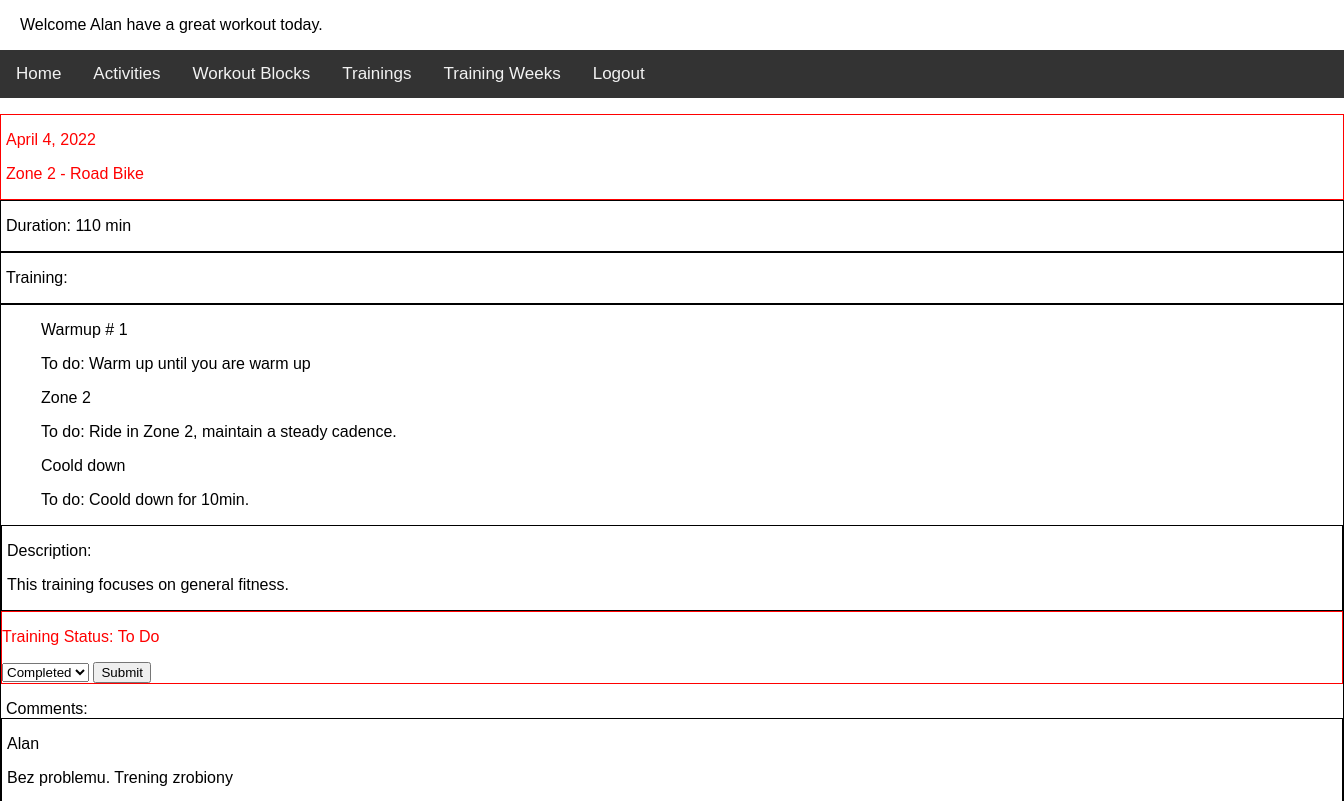
The app's page /trainingz_app/training_day/1/ (signed in, upper part), older data.
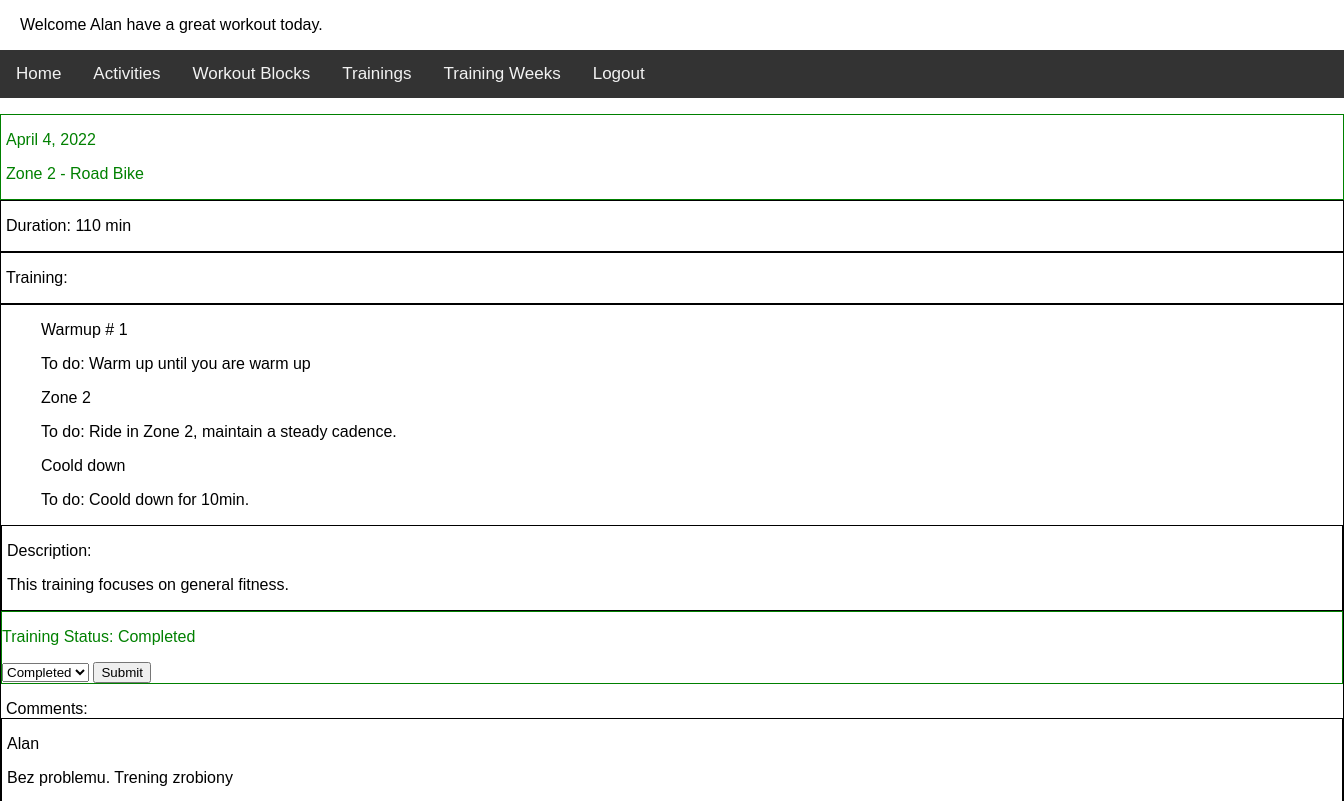
The same page, newer data.
### trainingz_app/models.py (models this page shows, shortened)
class TrainingDay(models.Model):
    training = models.ForeignKey(Training, on_delete=models.CASCADE)
    date = models.DateField()
    completed = models.CharField(
        max_length=15, choices=TO_DO_COMPLETED, default="To Do"
    )

class Training(models.Model):
    name = models.CharField(max_length=50)
    activity = models.ForeignKey(Activity, on_delete=models.CASCADE)
    description = models.TextField()
    workout_blocks = models.ManyToManyField(WorkoutBlock)
    def __str__(self):
        return self.name

class Activity(models.Model):
    name = models.CharField(max_length=40)
    def __str__(self):
        return self.name

### trainingz_app/views.py (the view, shortened to what this page needs)
class ShowDetailTrainingDayView(LoginRequiredMixin, View):
    def get(self, request, id):
        training_day = TrainingDay.objects.get(pk=id)
        training_id = TrainingDay.objects.get(pk=id).training_id
        training = Training.objects.get(pk=training_id)
        workout_blocks = training.workout_blocks.all()
        comments = training_day.comment_set.all()
        form = AddCommentForm()
        training_duration = 0
        for workout_block in workout_blocks:
            training_duration += workout_block.duration
        ctx = {
            "comments": comments,
            "form": form,
            "training": training,
            "training_duration": training_duration,
            "training_day": training_day,
        }
        return render(request, "training_day_detail.html", ctx)

### trainingz_app/forms.py
class AddCommentForm(forms.ModelForm):
    class Meta:
        model = Comment
        fields = ["text"]

### trainingz_app/context_processor.py (called while the page is built)
def get_date(request):
    return {"date": datetime.now()}

### trainingz_app/templates/training_day_detail.html (shortened to what this page needs)
{% extends 'base.html' %}
{% block trainingz %}
    <div style="border: 1px solid; padding-left:5px" id="main">
        <p id="date">{{ training_day.date }}</p>
        <p>{{ training_day.training }} - {{ training_day.training.activity }}</p>
    </div>
    <div style="border: 1px solid;">
        <p style="padding-left:5px">Duration: {{ training_duration }} min</p>
    </div>
    <div style="border: 1px solid;">
        <p style="padding-left:5px">Training:</p>
    </div>
    <div style="border: 1px solid;">
        {% for workout_block in training.workout_blocks.all %}
            <ul>{{ workout_block.name }}
                <p>To do: {{ workout_block.workout_details }}</p>
            </ul>
        {% endfor %}
        <div style="border: 1px solid;">
            <p style="padding-left:5px">Description: </p>
            <p style="padding-left:5px">{{ training.description }}</p>
        </div>
        <div style="border: 1px solid;" id="text">
            <p>Training Status: <label id="completed">{{ training_day.completed }}</label></p>
            <form method="POST">
                <select name="Completed">
                    <option value="Completed">Completed</option>
                </select>
                <input type="submit" value="Submit">
            </form>
        </div>
        <div style="padding-left:5px">Comments:</div>
        {% for comment in comments %}
            <div style="border: 1px solid;">
            <p style="padding-left:5px">{{ comment.author }}</p>
            <p style="padding-left:5px"> {{ comment.text }}</p>
        {% endfor %}
        </div>
{% endblock %}

Row changes from the older to the newer data that the page shows:
changed TrainingDay "Zone 2": completed "To Do" → "Completed"
